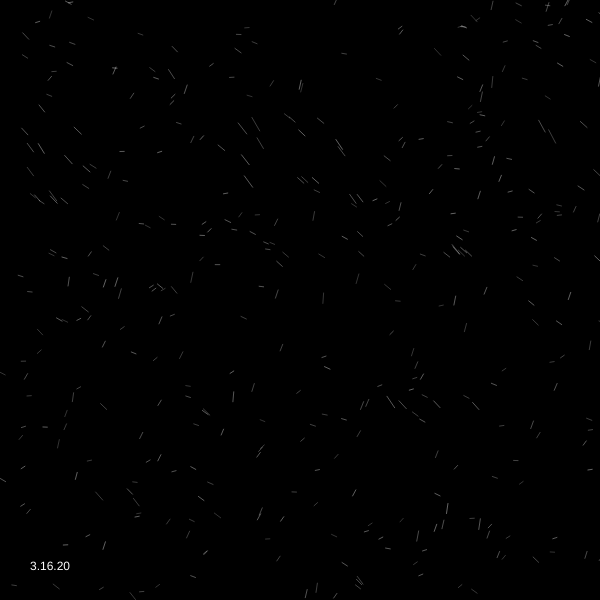
Frame 1 (no input)
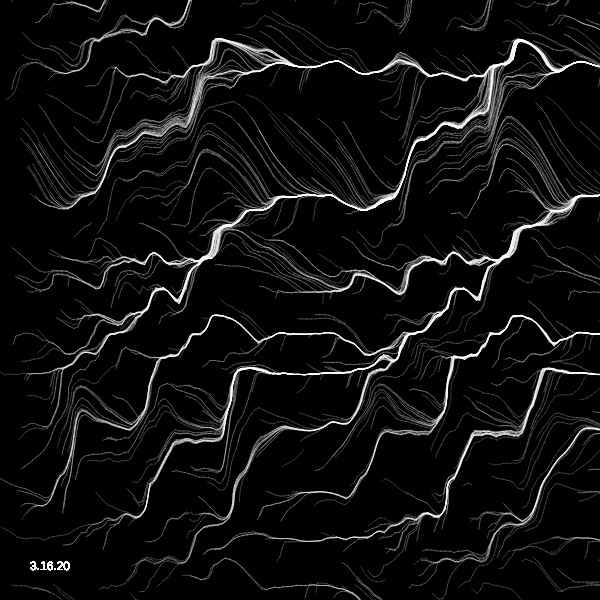
Frame 60 (no input)
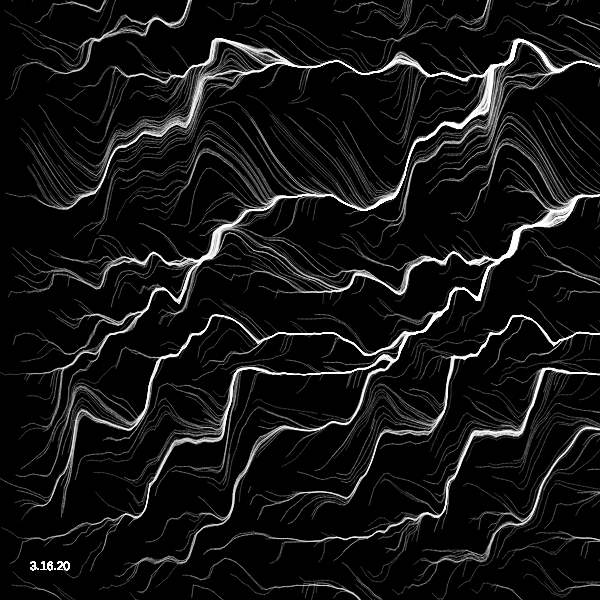
Frame 120 (the mouse pressed at the canvas centre since frame 60)

The p5.js sketch that drew these frames (run headless with seeded random() and noise() and a simulated clock; from frame 60 on, the mouse is pressed at the canvas centre):

// p5.js sketch
// ── sketch.js
//Rift off a sketch I saw online

var nmobiles=400;
var mobiles=[];
var noisescale;
var a1, a2, a3, a4, a5, amax;

function setup() {
  createCanvas(600, 600);
  background(0);
  noFill(); 
  strokeWeight(1);
  reset();
}
function reset() {
  noisescale= 5;
  noiseDetail(10)
  amax=20;
  a1=random(1, amax);
  a2=0;
  a3=random(1, amax);
  a4=random(1, amax);
  a5=20;
  for (var i = 0; i < nmobiles; i++) {
    mobiles[i] = new Mobile(i);
  }
}
function draw() {
    //noiseSeed(millis()*.00004);
  for (var i = 0; i < nmobiles; i++) {
    mobiles[i].run();
  }
  fill(255);
  noStroke();
  text("3.16.20", 30, height-30);
}


function Mobile(index) {
  this.index=index;
  this.velocity=createVector(0, 0, 0);
  this.acceleration=createVector(0, 0, 0);
  this.position0=createVector(random(0, width), random(0, height), random(0, sin(height)));
  this.position=this.position0.copy();
  this.trans=random(50, 100);
//  this.hu=(noise(a1*sin(PI*this.position.x/width), a1*cos(PI*this.position.y/height))*720)%360;//random(360);
    this.hu=(noise(a1*cos(PI*this.position.x/width), a1*tan(PI*this.position.y/height))*720)%random(360);
  this.sat=noise(a2*sin(PI*this.position.x/width), a2*sin(PI*this.position.y/height))*255;
  this.bri=noise(a3*cos(PI*this.position.x/width), a3*cos(PI*this.position.y/height))*255;
}

Mobile.prototype.run = function() {
  this.update();
  this.display();
};

// Method to update position
Mobile.prototype.update = function() {
  this.velocity=createVector( 1-2*noise(a4+a2*sin(TAU*this.position.x/width), 
                                                                                a4+a2*cos(TAU*this.position.y/height)), 
                                                          1-2*noise(a2+a3*cos(TAU*this.position.x/width), 
                                                                              a4+a3*sin(TAU*this.position.y/height)));
    
  this.velocity.mult(a5);
    //100*fbm(this.position);
  this.velocity.rotate(sin(100)*noise(a4+a3*sin(TAU*this.position.x/width)));
  this.position0=this.position.copy();
  this.position.add(this.velocity);
};

// Method to display
Mobile.prototype.display = function() {
 stroke(255,this.trans);    
    line(this.position0.x, this.position0.y, this.position.x, this.position.y);
    
    
  if (this.position.x>width || this.position.x<0||this.position.y>height||this.position.y<0) {
    this.position0=createVector(random(0, width), random(0, height),random(0, height*width));
    this.position=this.position0.copy();
  }
};
